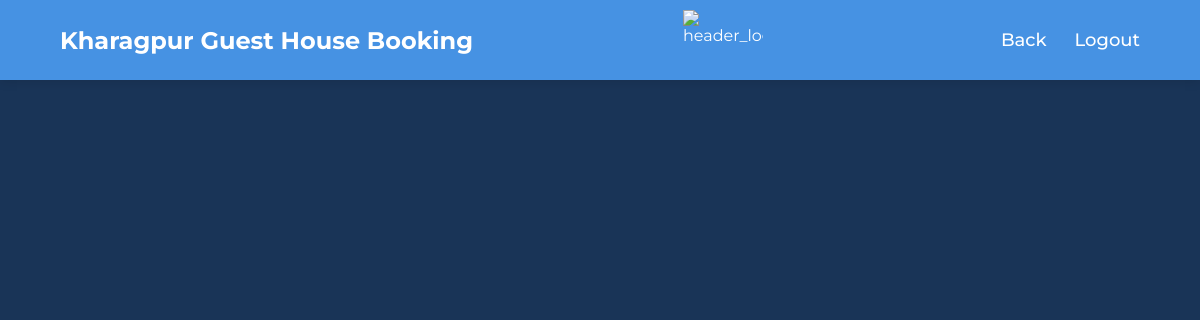
/adminHistory, run on an earlier commit of the app's database.
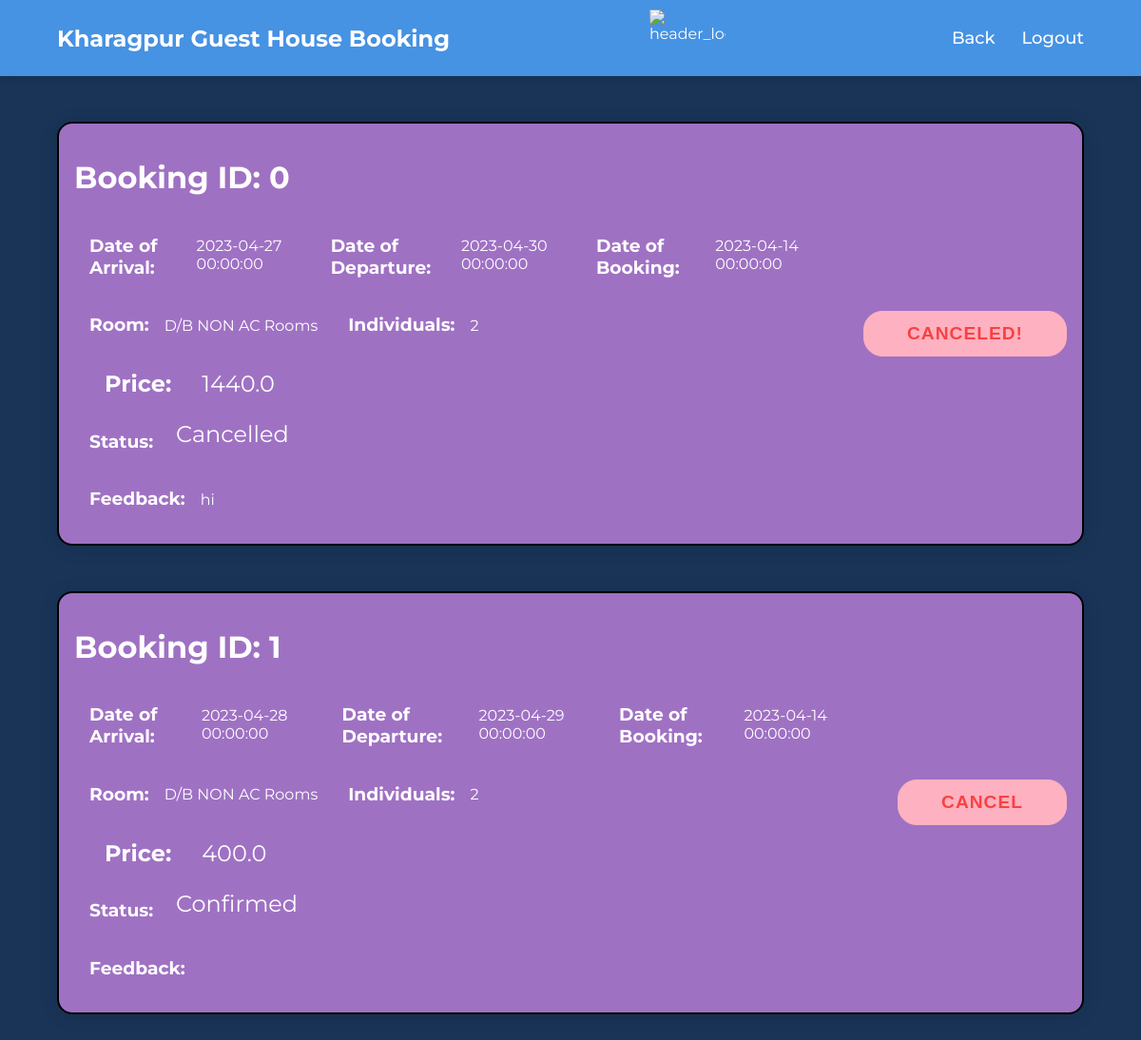
And on a later commit of the database.
### main.py (models this page shows)
class Booking(db.Model):
    id = db.Column(db.Integer, primary_key=True)
    userId = db.Column(db.Integer)
    roomId = db.Column(db.Integer)
    foodId = db.Column(db.Integer)
    amenitiesId = db.Column(db.Integer)
    checkindate = db.Column(db.DateTime)
    checkoutdate = db.Column(db.DateTime)
    dateOfBooking = db.Column(db.DateTime)
    confirmation = db.Column(db.Integer)
    feedback = db.Column(db.String(100))

class Rooms(db.Model):
    id = db.Column(db.Integer, primary_key=True)
    floor = db.Column(db.Integer)
    roomtype = db.Column(db.String(50))
    description = db.Column(db.String(100))
    status = db.Column(db.String(100))
    ghId = db.Column(db.Integer)
    pricePerDay = db.Column(db.Integer)
    occupancy = db.Column(db.Integer)
    ac = db.Column(db.Integer)

class Payment(db.Model):
    id=db.Column(db.Integer,primary_key=True)
    amount=db.Column(db.Float)
    paymentid=db.Column(db.String(20))

### main.py (the view)
@app.route('/adminHistory', methods=["POST", "GET"])
def adminHistory():
    bookings = Booking.query.all()
    rooms = [Rooms.query.filter_by(id=i.roomId).first() for i in bookings]
    user = [User.query.filter_by(id=i.userId).first() for i in bookings]
    cost = [Payment.query.filter_by(id=i.id).first() for i in bookings]
    return render_template('adminPrevBooking.html', bookings=bookings, user=user, rooms=rooms, prices=cost)

### templates/adminPrevBooking.html (shortened to what this page needs)
<!DOCTYPE html>
<html lang="en">
<head>
    <link rel="stylesheet" href="{{ url_for('static',filename='/css/prevBooking.css') }}">
</head>
<body>
<header class="header-outer">
        <div class="header-inner responsive-wrapper">
            <div class="header-logo">
                <h2>Kharagpur Guest House Booking</h2>
            </div>
            <img src="https://encrypted-tbn0.gstatic.com/images?q=tbn:ANd9GcRORteuqtaG0f0C2WogImr0JL4ui6yAckU2-A&usqp=CAU " alt="header_logo" class="img img-fluid" width="80" height="60" align="left">
            <nav class="header-navigation">
                <a href="/admin">Back</a>
                <a href="/">Logout</a>
            </nav>
        </div>
    </header>
    {% for i in bookings %}
    <div class="bookingBox">
        <div>
            <div class="bookingId">
                <h1> Booking ID: {{ i.id }}</h1>
            </div>
            <div class="bookingDates">
                <div class="date">
                    <h3>Date of Arrival: </h3>
                    <h4>{{ i.checkindate }}</h4>
                </div>
                <div class="date">
                    <h3>Date of Departure: </h3>
                    <h4>{{ i.checkoutdate }}</h4>
                </div>
                <div class="date">
                    <h3>Date of Booking: </h3>
                    <h4>{{ i.dateOfBooking }}</h4>
                </div>
            </div>
            <div class="details">
                <div class="date">
                    <h3>Room: </h3>
                    <h4>{{ rooms[loop.index0].roomtype }}</h4>
                </div>
                <div class="date">
                    <h3>Individuals: </h3>
                    <h4>{{ rooms[loop.index0].occupancy }}</h4>
                </div>
            </div>
            <div class="price">
                <div class="date">
                    <h3 class="price">Price: </h3>
                    <h4 class="amount">{{prices[loop.index0].amount}}</h4>
                </div>
            </div>
            <div class="status">
                <div class="date">
                    <h3 class="status">Status: </h3>
                    <h4 class="amount">{% if i.confirmation==0 %} in Queue {% elif i.confirmation==1 %} Confirmed {% else %} Cancelled {% endif %}</h4>
                </div>
            </div>
            <div class="Feedback">
                <div class="date">
                    <h3 class="status">Feedback: </h3>
                    <h4>{{ i.feedback }}</h4>
                </div>
            </div>
        </div>
        {% if i.confirmation==3 %}
        <div class="buttonDiv">
            <button class="button">Canceled!</button>
        </div>
        {% else %}
        <div class="buttonDiv">
            <a href="{{ url_for('cancelBooking', bookingId=i.id) }}" class="room_features--book-btn"><button class="button">Cancel</button></a>
        </div>
        {% endif %}
    </div>
    {% endfor %}
</body>
</html>

### static/css/prevBooking.css (style rules this page uses)
* { box-sizing: border-box; }
body { background: linear-gradient(#193457, #193457); font-family: 'Montserrat', sans-serif; margin: 0; }
button { border-radius: 20px; border: 1px solid #FEB1C0; background-color: #FEB1C0; color: rgb(248, 66, 66); font-size: 12px; font-weight: bold; padding: 12px 45px; letter-spacing: 1px; text-transform: uppercase; transition: transform 80ms ease-in; }
.bookingBox { padding: 1rem; display: flex; color: white; background-color: #9f71c3; width: 90%; margin: 3rem auto; border: black 2px solid; border-radius: 1rem; box-shadow: 0 2px 20px 0 rgba(0,0,0, 0.1); }
.bookingDates { display: flex; }
.date { padding: 0 1rem; display: flex; }
h4 { padding-left: 1rem; font-weight: normal; }
.details { display: flex; }
.buttonDiv { padding-left: 2rem; display: flex; flex-direction: column-reverse; justify-content: center; align-items: center; }
.button { font-size: 1.2rem; justify-self: center; margin: 1rem 0rem; }
.price { margin: 0.5rem 0.5rem; font-size: 1.5rem; }
.amount { padding: 0 1rem; margin: 0.5rem 0.5rem; font-size: 1.5rem; }
*, *:after, *:before { box-sizing: border-box; }
:root { --header-outer-height: 80px; --header-inner-height: 70px; --header-height-difference: calc( var(--header-outer-height) - var(--header-inner-height) ); --header-bg: #fff; }
.responsive-wrapper { width: 90%; max-width: 1280px; margin-left: auto; margin-right: auto; }
.header-outer { z-index: 100; height: var(--header-outer-height); position: sticky; top: calc( var(--header-height-difference) * -1 ); display: flex; align-items: center; color: white; background-color: #4692e3; box-shadow: 0 2px 10px 0 rgba(0,0,0, 0.1); }
.header-inner { height: var(--header-inner-height); position: sticky; top: 0; display: flex; align-items: center; justify-content: space-between; }
.header-navigation { display: flex; flex-wrap: wrap; }
.header-navigation a, .header-navigation button { font-size: 1.125rem; color: inherit; margin-left: 1.75rem; position: relative; font-weight: 500; }
.header-navigation a { display: none; font-size: 1.125rem; color: inherit; text-decoration: none; }
.header-navigation a:after, .header-navigation button:after { transition: 0.25s ease; content: ""; display: block; width: 100%; height: 2px; background-color: currentcolor; transform: scalex(0); position: absolute; bottom: -2px; left: 0; }
@media (min-width: 800px) { .header-navigation a { display: inline-block; } }

What changed in the data, as far as the page shows it:
added Booking: id "0", checkindate "2023-04-27 00:00:00", checkoutdate "2023-04-30 00:00:00", dateOfBooking "2023-04-14 00:00:00", confirmation "Cancelled", feedback "hi"
now on this page (row edited): Rooms: roomtype "D/B NON AC Rooms", occupancy "2"
added Payment: amount "1440.0"
added Booking: id "1", checkindate "2023-04-28 00:00:00", checkoutdate "2023-04-29 00:00:00", dateOfBooking "2023-04-14 00:00:00", confirmation "Confirmed"
added Payment: amount "400.0"
